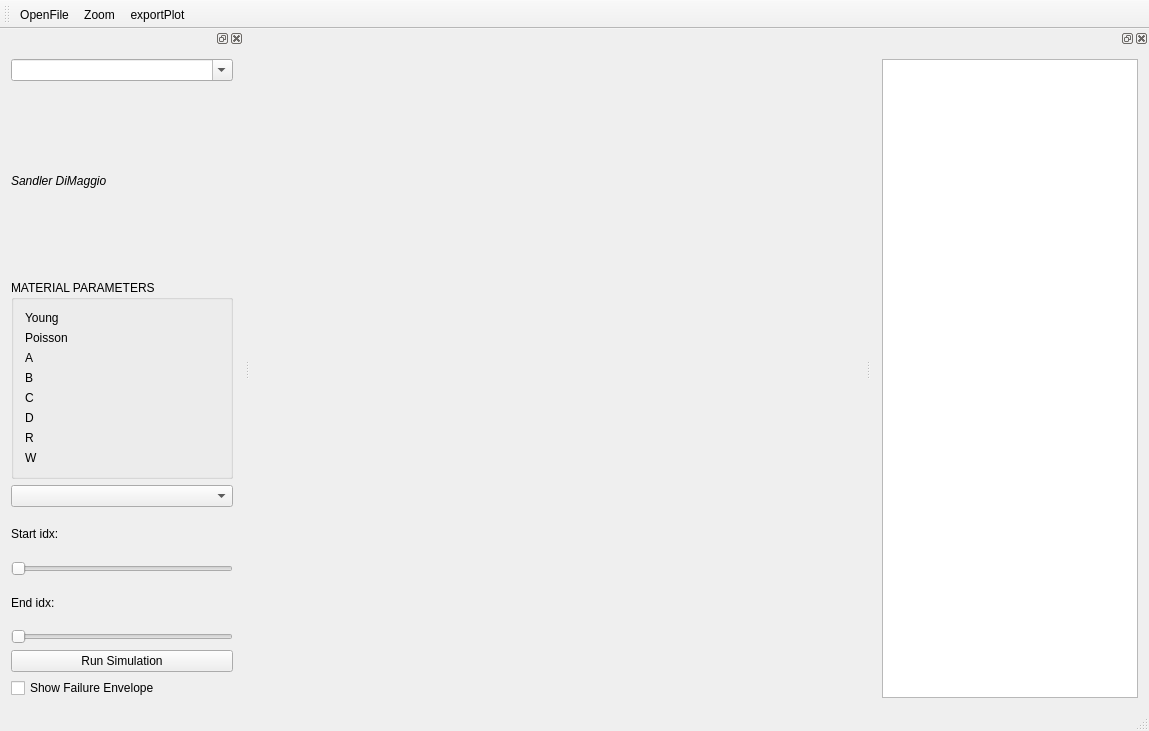
<?xml version="1.0" encoding="UTF-8"?>
<ui version="4.0">
 <class>MainWindow</class>
 <widget class="QMainWindow" name="MainWindow">
  <property name="geometry">
   <rect>
    <x>0</x>
    <y>0</y>
    <width>1149</width>
    <height>731</height>
   </rect>
  </property>
  <property name="windowTitle">
   <string>MainWindow</string>
  </property>
  <widget class="QWidget" name="centralWidget">
   <property name="sizePolicy">
    <sizepolicy hsizetype="Preferred" vsizetype="Preferred">
     <horstretch>0</horstretch>
     <verstretch>0</verstretch>
    </sizepolicy>
   </property>
   <layout class="QGridLayout" name="gridLayout_3">
    <item row="0" column="0">
     <widget class="Plot" name="Plot_1">
      <property name="cursor">
       <cursorShape>ArrowCursor</cursorShape>
      </property>
     </widget>
    </item>
    <item row="0" column="1">
     <widget class="Plot" name="Plot_2"/>
    </item>
    <item row="1" column="0">
     <widget class="Plot" name="Plot_3"/>
    </item>
    <item row="1" column="1">
     <widget class="Plot" name="Plot_4"/>
    </item>
   </layout>
  </widget>
  <widget class="QMenuBar" name="menuBar">
   <property name="geometry">
    <rect>
     <x>0</x>
     <y>0</y>
     <width>1149</width>
     <height>25</height>
    </rect>
   </property>
  </widget>
  <widget class="QToolBar" name="mainToolBar">
   <attribute name="toolBarArea">
    <enum>TopToolBarArea</enum>
   </attribute>
   <attribute name="toolBarBreak">
    <bool>false</bool>
   </attribute>
   <addaction name="actionOpenFile"/>
   <addaction name="actionZoom"/>
   <addaction name="actionExportPlot"/>
  </widget>
  <widget class="QStatusBar" name="statusBar"/>
  <widget class="QDockWidget" name="dockWidget">
   <property name="sizePolicy">
    <sizepolicy hsizetype="Expanding" vsizetype="Expanding">
     <horstretch>0</horstretch>
     <verstretch>0</verstretch>
    </sizepolicy>
   </property>
   <property name="minimumSize">
    <size>
     <width>102</width>
     <height>127</height>
    </size>
   </property>
   <property name="maximumSize">
    <size>
     <width>524287</width>
     <height>524287</height>
    </size>
   </property>
   <property name="features">
    <set>QDockWidget::AllDockWidgetFeatures</set>
   </property>
   <property name="allowedAreas">
    <set>Qt::LeftDockWidgetArea|Qt::RightDockWidgetArea</set>
   </property>
   <attribute name="dockWidgetArea">
    <number>2</number>
   </attribute>
   <widget class="QWidget" name="dockWidgetContents">
    <property name="sizePolicy">
     <sizepolicy hsizetype="Expanding" vsizetype="Expanding">
      <horstretch>0</horstretch>
      <verstretch>0</verstretch>
     </sizepolicy>
    </property>
    <property name="minimumSize">
     <size>
      <width>0</width>
      <height>0</height>
     </size>
    </property>
    <layout class="QGridLayout" name="gridLayout_2">
     <item row="0" column="0">
      <widget class="QTreeWidget" name="treeWidget">
       <property name="sizePolicy">
        <sizepolicy hsizetype="Expanding" vsizetype="Expanding">
         <horstretch>0</horstretch>
         <verstretch>0</verstretch>
        </sizepolicy>
       </property>
       <property name="minimumSize">
        <size>
         <width>0</width>
         <height>0</height>
        </size>
       </property>
       <property name="headerHidden">
        <bool>true</bool>
       </property>
       <column>
        <property name="text">
         <string notr="true">1</string>
        </property>
       </column>
      </widget>
     </item>
    </layout>
   </widget>
  </widget>
  <widget class="QDockWidget" name="dockWidget_2">
   <property name="enabled">
    <bool>true</bool>
   </property>
   <property name="sizePolicy">
    <sizepolicy hsizetype="Preferred" vsizetype="Preferred">
     <horstretch>0</horstretch>
     <verstretch>0</verstretch>
    </sizepolicy>
   </property>
   <property name="minimumSize">
    <size>
     <width>244</width>
     <height>625</height>
    </size>
   </property>
   <property name="maximumSize">
    <size>
     <width>524287</width>
     <height>524287</height>
    </size>
   </property>
   <property name="allowedAreas">
    <set>Qt::LeftDockWidgetArea|Qt::RightDockWidgetArea</set>
   </property>
   <attribute name="dockWidgetArea">
    <number>1</number>
   </attribute>
   <widget class="QWidget" name="dockWidgetContents_2">
    <property name="sizePolicy">
     <sizepolicy hsizetype="Expanding" vsizetype="Expanding">
      <horstretch>0</horstretch>
      <verstretch>0</verstretch>
     </sizepolicy>
    </property>
    <layout class="QVBoxLayout" name="verticalLayout_3">
     <item>
      <widget class="QComboBox" name="comboBoxSim">
       <property name="editable">
        <bool>true</bool>
       </property>
      </widget>
     </item>
     <item>
      <widget class="QLabel" name="label_22">
       <property name="font">
        <font>
         <weight>50</weight>
         <italic>true</italic>
         <bold>false</bold>
        </font>
       </property>
       <property name="text">
        <string>Sandler DiMaggio</string>
       </property>
      </widget>
     </item>
     <item>
      <widget class="QGroupBox" name="groupBox">
       <property name="title">
        <string>MATERIAL PARAMETERS</string>
       </property>
       <layout class="QVBoxLayout" name="verticalLayout_2">
        <item>
         <layout class="QHBoxLayout" name="horizontalLayout">
          <item>
           <widget class="QLabel" name="label_8">
            <property name="text">
             <string>Young</string>
            </property>
           </widget>
          </item>
          <item>
           <widget class="QwtCounter" name="young_counter">
            <property name="numButtons">
             <number>1</number>
            </property>
            <property name="maxValue">
             <double>1000000000.000000000000000</double>
            </property>
            <property name="value">
             <double>29269.000000000000000</double>
            </property>
           </widget>
          </item>
         </layout>
        </item>
        <item>
         <layout class="QHBoxLayout" name="horizontalLayout_2">
          <item>
           <widget class="QLabel" name="label_11">
            <property name="text">
             <string>Poisson</string>
            </property>
           </widget>
          </item>
          <item>
           <widget class="QwtCounter" name="poisson_counter">
            <property name="numButtons">
             <number>1</number>
            </property>
            <property name="maxValue">
             <double>1.000000000000000</double>
            </property>
            <property name="stepButton2">
             <number>10</number>
            </property>
            <property name="value">
             <double>0.203000000000000</double>
            </property>
           </widget>
          </item>
         </layout>
        </item>
        <item>
         <layout class="QHBoxLayout" name="horizontalLayout_3">
          <item>
           <widget class="QLabel" name="label_13">
            <property name="text">
             <string>A</string>
            </property>
           </widget>
          </item>
          <item>
           <widget class="QwtCounter" name="A_counter">
            <property name="numButtons">
             <number>1</number>
            </property>
            <property name="maxValue">
             <double>10000.000000000000000</double>
            </property>
            <property name="value">
             <double>616.669999999999959</double>
            </property>
           </widget>
          </item>
         </layout>
        </item>
        <item>
         <layout class="QHBoxLayout" name="horizontalLayout_4">
          <item>
           <widget class="QLabel" name="label_12">
            <property name="text">
             <string>B</string>
            </property>
           </widget>
          </item>
          <item>
           <widget class="QwtCounter" name="B_counter">
            <property name="numButtons">
             <number>1</number>
            </property>
            <property name="maxValue">
             <double>1000.000000000000000</double>
            </property>
            <property name="value">
             <double>0.003689000000000</double>
            </property>
           </widget>
          </item>
         </layout>
        </item>
        <item>
         <layout class="QHBoxLayout" name="horizontalLayout_5">
          <item>
           <widget class="QLabel" name="label_15">
            <property name="text">
             <string>C</string>
            </property>
           </widget>
          </item>
          <item>
           <widget class="QwtCounter" name="C_counter">
            <property name="numButtons">
             <number>1</number>
            </property>
            <property name="maxValue">
             <double>1000.000000000000000</double>
            </property>
            <property name="stepButton3">
             <number>1000</number>
            </property>
            <property name="value">
             <double>111.480000000000004</double>
            </property>
           </widget>
          </item>
         </layout>
        </item>
        <item>
         <layout class="QHBoxLayout" name="horizontalLayout_6">
          <item>
           <widget class="QLabel" name="label_21">
            <property name="text">
             <string>D</string>
            </property>
           </widget>
          </item>
          <item>
           <widget class="QwtCounter" name="D_counter">
            <property name="numButtons">
             <number>1</number>
            </property>
            <property name="maxValue">
             <double>1000.000000000000000</double>
            </property>
            <property name="value">
             <double>0.018768000000000</double>
            </property>
           </widget>
          </item>
         </layout>
        </item>
        <item>
         <layout class="QHBoxLayout" name="horizontalLayout_7">
          <item>
           <widget class="QLabel" name="label_29">
            <property name="text">
             <string>R</string>
            </property>
           </widget>
          </item>
          <item>
           <widget class="QwtCounter" name="R_counter">
            <property name="numButtons">
             <number>1</number>
            </property>
            <property name="maxValue">
             <double>1000.000000000000000</double>
            </property>
            <property name="value">
             <double>0.919690000000000</double>
            </property>
           </widget>
          </item>
         </layout>
        </item>
        <item>
         <layout class="QHBoxLayout" name="horizontalLayout_8">
          <item>
           <widget class="QLabel" name="label_31">
            <property name="text">
             <string>W</string>
            </property>
           </widget>
          </item>
          <item>
           <widget class="QwtCounter" name="W_counter">
            <property name="numButtons">
             <number>1</number>
            </property>
            <property name="maxValue">
             <double>10000.000000000000000</double>
            </property>
            <property name="value">
             <double>0.006605000000000</double>
            </property>
           </widget>
          </item>
         </layout>
        </item>
       </layout>
      </widget>
     </item>
     <item>
      <layout class="QVBoxLayout" name="verticalLayout">
       <item>
        <widget class="QComboBox" name="comboBoxMed"/>
       </item>
       <item>
        <layout class="QHBoxLayout" name="horizontalLayout_9">
         <item>
          <widget class="QLabel" name="label">
           <property name="text">
            <string>Start idx:</string>
           </property>
          </widget>
         </item>
         <item>
          <widget class="QwtCounter" name="start_idx_value">
           <property name="numButtons">
            <number>1</number>
           </property>
           <property name="basicstep" stdset="0">
            <double>1.000000000000000</double>
           </property>
           <property name="maxValue">
            <double>99.000000000000000</double>
           </property>
          </widget>
         </item>
        </layout>
       </item>
       <item>
        <widget class="QSlider" name="start_idx_slider">
         <property name="orientation">
          <enum>Qt::Horizontal</enum>
         </property>
        </widget>
       </item>
       <item>
        <layout class="QHBoxLayout" name="horizontalLayout_10">
         <item>
          <widget class="QLabel" name="label_2">
           <property name="text">
            <string>End idx:</string>
           </property>
          </widget>
         </item>
         <item>
          <widget class="QwtCounter" name="end_idx_value">
           <property name="numButtons">
            <number>1</number>
           </property>
           <property name="basicstep" stdset="0">
            <double>1.000000000000000</double>
           </property>
           <property name="maxValue">
            <double>99.000000000000000</double>
           </property>
          </widget>
         </item>
        </layout>
       </item>
       <item>
        <widget class="QSlider" name="end_idx_slider">
         <property name="orientation">
          <enum>Qt::Horizontal</enum>
         </property>
        </widget>
       </item>
       <item>
        <widget class="QPushButton" name="runSimBtn">
         <property name="text">
          <string>Run Simulation</string>
         </property>
        </widget>
       </item>
      </layout>
     </item>
     <item>
      <widget class="QCheckBox" name="checkBox">
       <property name="text">
        <string>Show Failure Envelope</string>
       </property>
      </widget>
     </item>
    </layout>
    <zorder>label_22</zorder>
    <zorder>checkBox</zorder>
    <zorder>groupBox</zorder>
    <zorder>comboBoxSim</zorder>
   </widget>
  </widget>
  <action name="actionZoom">
   <property name="checkable">
    <bool>true</bool>
   </property>
   <property name="text">
    <string>Zoom</string>
   </property>
  </action>
  <action name="actionOpenFile">
   <property name="text">
    <string>OpenFile</string>
   </property>
  </action>
  <action name="actionExportPlot">
   <property name="text">
    <string>exportPlot</string>
   </property>
  </action>
 </widget>
 <layoutdefault spacing="6" margin="11"/>
 <customwidgets>
  <customwidget>
   <class>QwtPlot</class>
   <extends>QFrame</extends>
   <header>qwt_plot.h</header>
  </customwidget>
  <customwidget>
   <class>QwtCounter</class>
   <extends>QWidget</extends>
   <header>qwt_counter.h</header>
  </customwidget>
  <customwidget>
   <class>Plot</class>
   <extends>QwtPlot</extends>
   <header>plot.h</header>
   <container>1</container>
  </customwidget>
 </customwidgets>
 <resources/>
 <connections/>
</ui>
